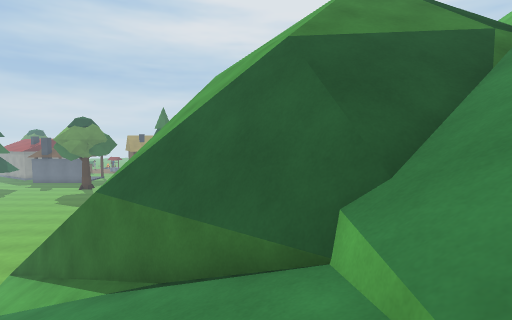
view 1 (above)

19 first-person views from a walk through a Unity game level. The camera is 1.5 m above the floor, tilts 4° down and sees 85° across. The floor is counted in squares, 1 m on a side. Each view is taken from the middle of a square. On the plan, view 1 faces up. The plan holds only what a view shows up to about 14 squares ahead; the rest is blank. The place goes on beyond the plan. Surface patterns are stand-ins for the level's own textures.

view 2
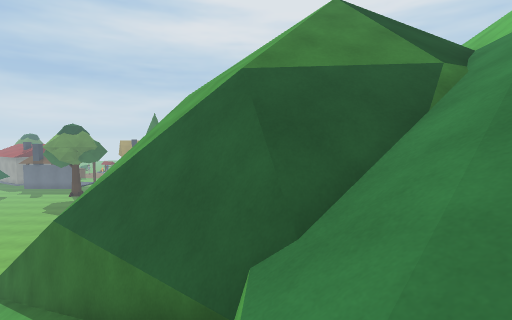

view 3
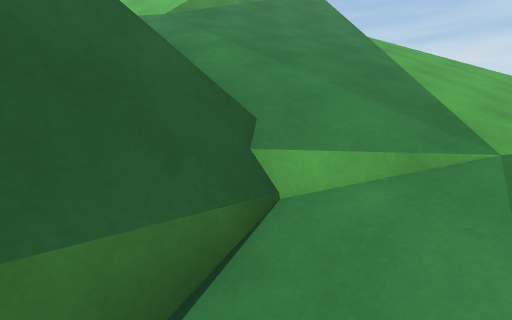

view 4
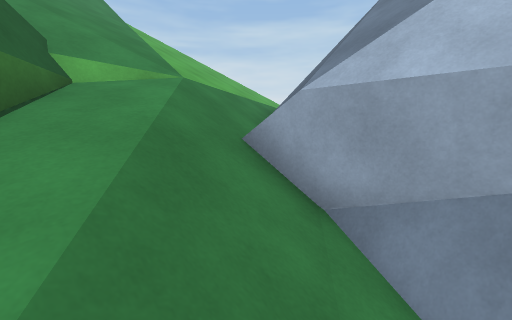

view 5
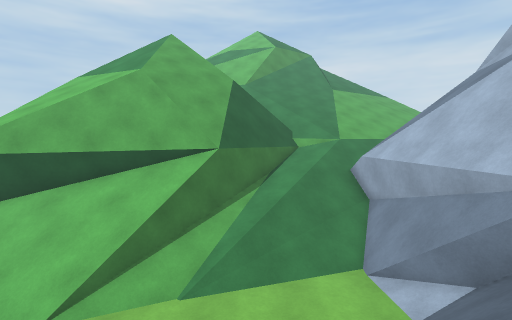

view 6
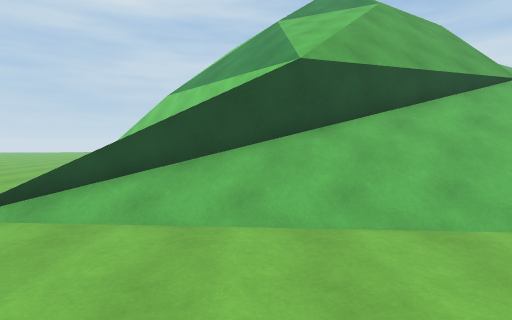

view 7
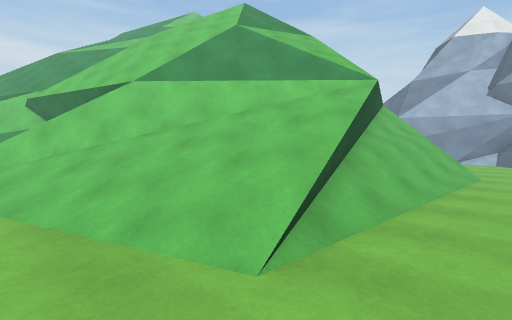

view 8
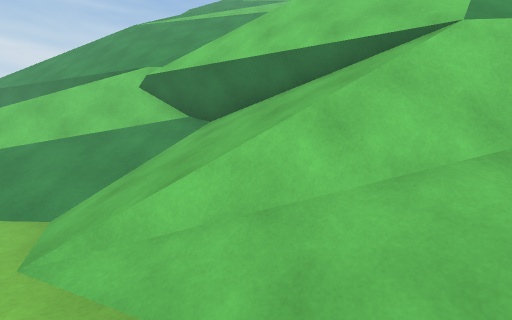

view 9
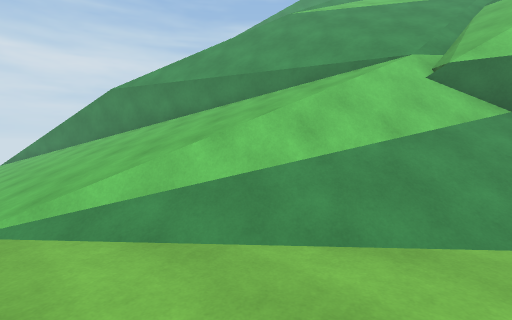

view 10
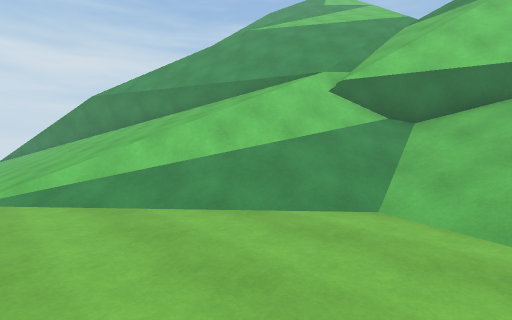

view 11
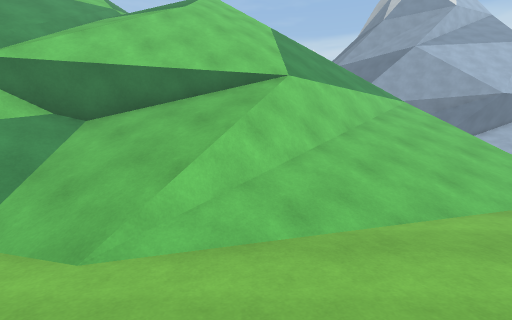

view 12
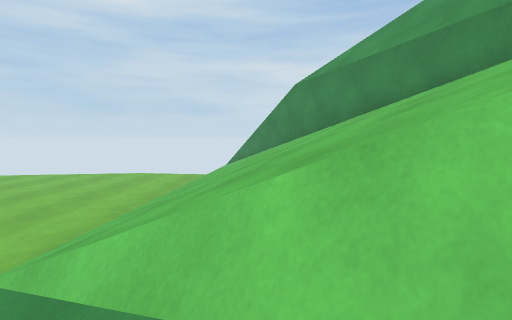

view 13
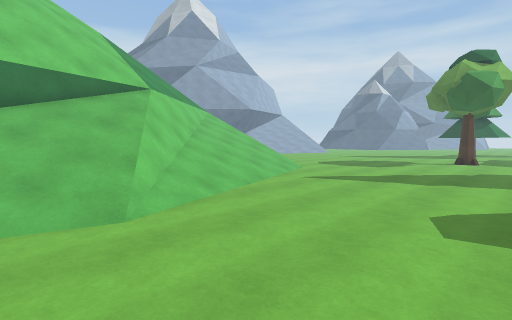

view 14
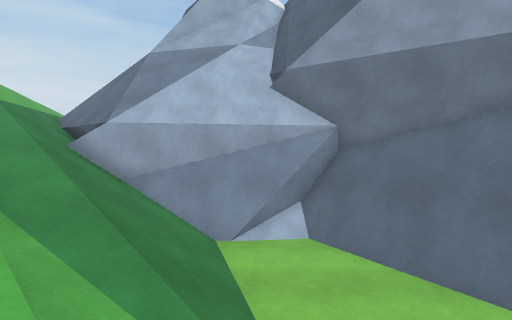

view 15
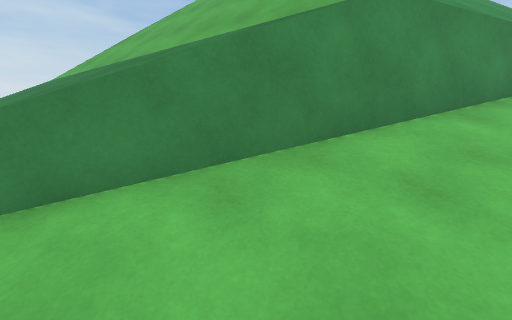

view 16
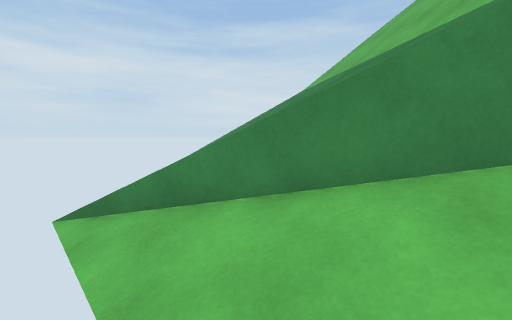

view 17
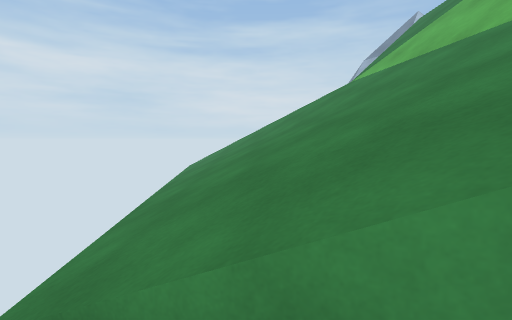

view 18
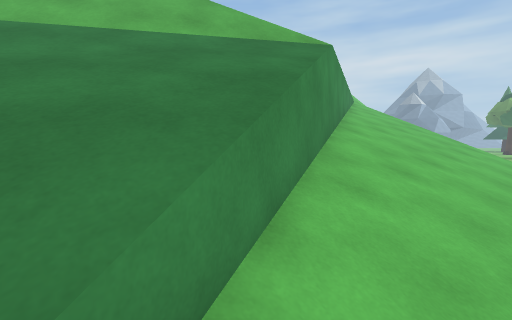

view 19
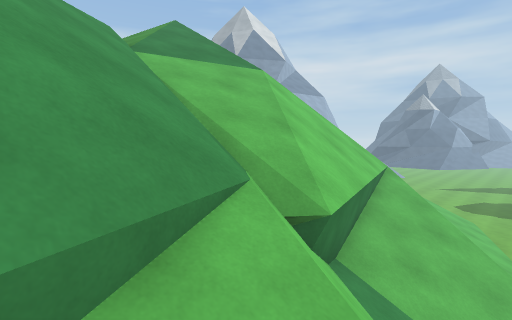

### Floor plan
Key: @ floor where view 1 was taken; # wall or solid block; x gap in a wall; . floor; / step, stairs or slope; = window, fence, low wall or low ledge; ^ raised ledge; v drop or lower ground.
Columns run from 14 left of view 1 to 34 right of it. Each row starts with its distance up from view 1.
 30         .......... .......//.........
 29   ................ ......////////////////#
 28   ....................../=/////////////==///
 27    ....................//=///////////#///////
 26     ..................//=//////////#//////////
 25      ................//==///////##//////////////
 24       ..........///////==/////##/////////////////
 23     .  ......///=/////=v////#////  //////////////
 22       ..../////=//////==//=//////   /////////////
 21      ..///////==/////x=/////////     ////////////
 20     ...//////##/=v#////////////      ////////////
 19     ..//////=#/////////////////       ///////////
 18     ../////==/////////////////        //////=
 17    .../////=////////////////             ///
 16    ...////=////////////////               //
 15  . ...///=////////////////                ///
 14   ....//////////////////                  ///
 13   ....//##/////// ////
 12    ...//## /////  ////
 11    ...///#=/////  ///
 10     ..///#^v///////   //
  9      .///##v///////// //
  8      ../=#^v////////////
  7      ../##=////////////
  6      ..///##vv/////////
  5 /  /....////##v///////=
  4   //..../////=##///////=
  3  ////...///////=////////
  2  ##///../////////////////
  1   ##//###==##/////////////
  0    #########=/@///////////
 -1            ###///////////
 -2             ^#=////////
 -3         ## ^^v#=///////
 -4        #####=  =///////
 -5       ######=    /////

Where each view was taken, in squares from view 1:
view 1: 0 up, 0 right, facing up
view 2: 0 up, 1 right, facing up
view 3: 3 up, 2 left, facing right
view 4: 4 up, 5 left, facing down-right
view 5: 5 up, 14 left, facing right
view 6: 15 up, 13 left, facing right
view 7: 23 up, 10 left, facing down-right
view 8: 25 up, 1 left, facing down-right
view 9: 30 up, 6 right, facing down-right
view 10: 30 up, 3 right, facing down-right
view 11: 28 up, 1 right, facing down
view 12: 27 up, 9 right, facing right
view 13: 30 up, 5 right, facing down-left
view 14: 9 up, 7 left, facing down
view 15: 30 up, 22 right, facing down
view 16: 30 up, 22 right, facing down-right
view 17: 29 up, 25 right, facing down-right
view 18: 29 up, 26 right, facing down-left
view 19: 23 up, 11 right, facing down-left
